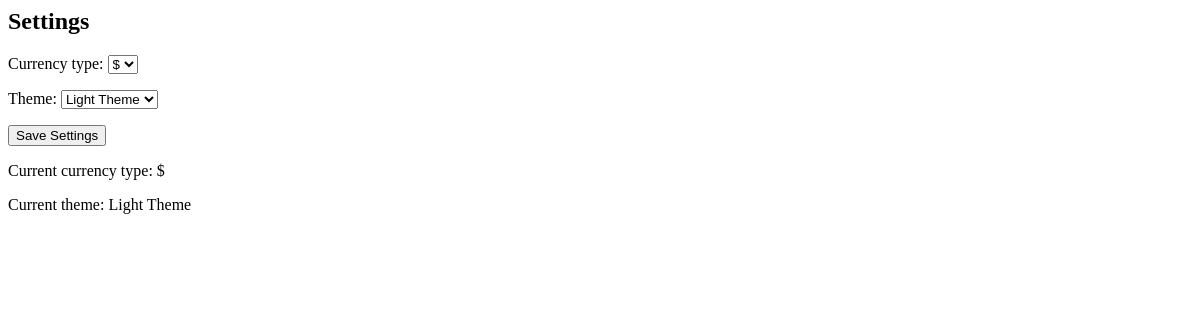
/settings/, run on an earlier commit of the app's database.
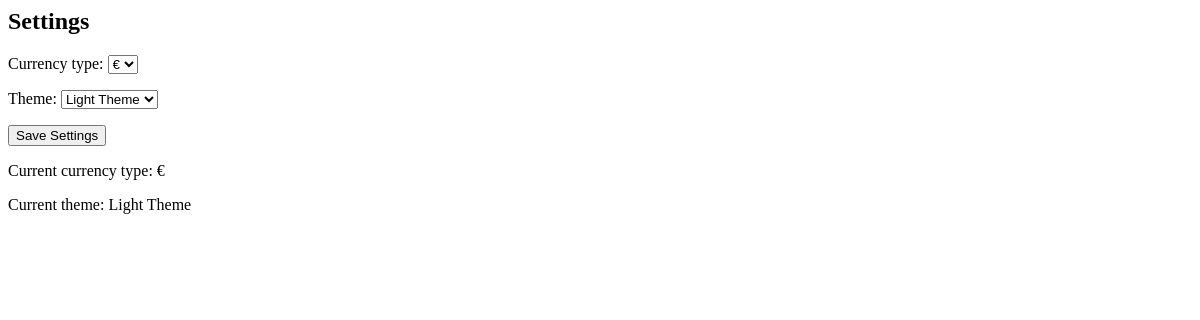
And on a later commit of the database.
### settings/models.py (models this page shows, shortened)
class Settings(models.Model):
    currency_type = models.CharField(
        max_length=3,
        choices=[
            ('USD', '$'),
            ('EUR', '€'),
            ('GBP', '£'),
        ],
        default='EUR'
    )
    theme = models.CharField(
        max_length=10,
        choices=[
            ('light', 'Light Theme'),
            ('dark', 'Dark Theme'),
        ],
        default='light'
    )

### settings/views.py (the view)
# urls.py: path('', views.settings_view, name='settings'),
def settings_view(request):
    settings_instance, created = Settings.objects.get_or_create(id=1)
    if request.method == 'POST':
        form = SettingsForm(request.POST, instance=settings_instance)
        if form.is_valid():
            form.save()
            return redirect('/')  # Redirect after saving
    else:
        form = SettingsForm(instance=settings_instance)
    return render(request, 'settings/settings.html', {
        'form': form,
        'settings': settings_instance
    })

### settings/forms.py
class SettingsForm(forms.ModelForm):
    class Meta:
        model = Settings
        fields = ['currency_type', 'theme']

### settings/templates/settings/settings.html (shortened to what this page needs)
<h2>Settings</h2>
<form method="post" enctype="multipart/form-data">
    {{ form.as_p }}
    <button type="submit" class="btn btn-primary">Save Settings</button>
</form>
{% if settings %}
    <p>Current currency type: {{ settings.get_currency_type_display }}</p>
    <p>Current theme: {{ settings.get_theme_display }}</p>
{% else %}
    <p>No settings configured</p>
{% endif %}

What changed in the data, as far as the page shows it:
changed Settings "Light Theme": currency_type "$" → "€"
